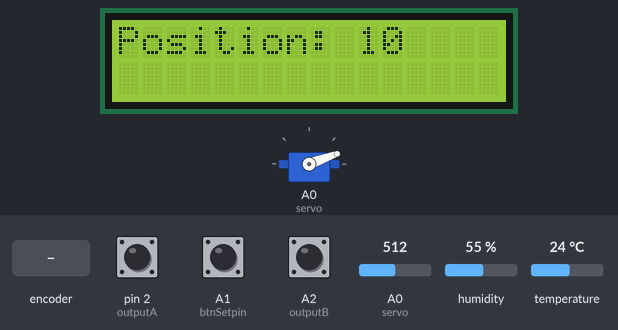
A sketch run on a simulated Arduino Uno, built with avr-gcc and run on an emulated ATmega328P. On the bench: 16×2 character LCD, servo. Inputs (shaded band) come from the test bench; at power-on: A1 (btnSetpin) HIGH, A0 (servo) = 512, pin 2 (outputA) HIGH, A2 (outputB) HIGH, humidity 55 %, temperature 24 °C. What the sketch prints to the serial monitor is not drawn.

Above: at 4.2 s.
4.3 s: A1 (btnSetpin) pulled LOW for 0.15 s
At 7.5 s:
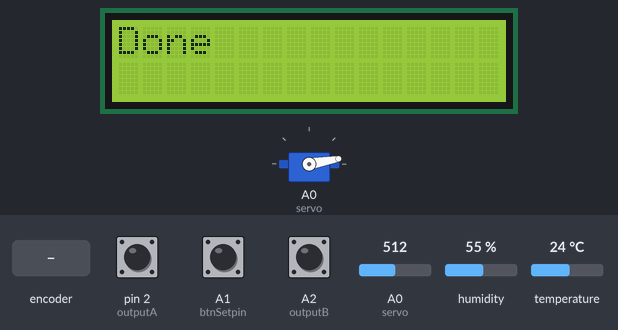
9.3 s: A0 (servo) set to 835
10.8 s: A0 (servo) set to 866
At 11.1 s:
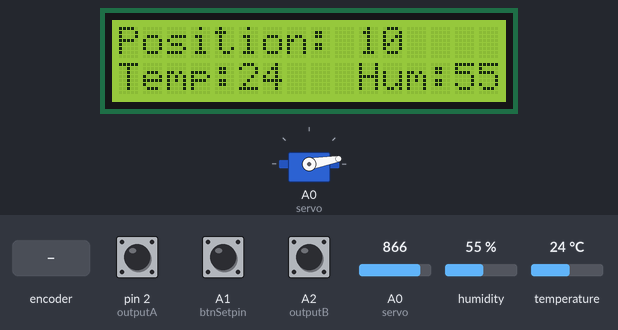
12.3 s: A1 (btnSetpin) pulled LOW for 1 s
At 14.3 s:
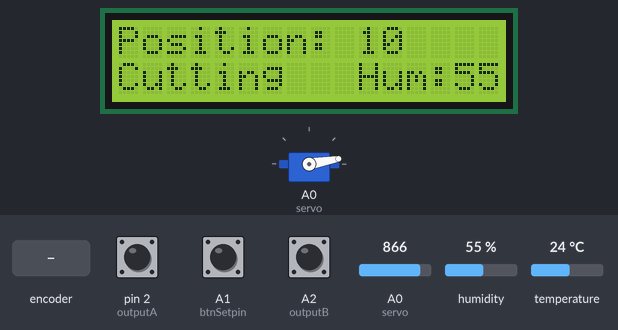
16.4 s: rotary encoder on pin 2 (outputA) / A2 (outputB) turned 3 steps (first pin leading)
At 18.2 s:
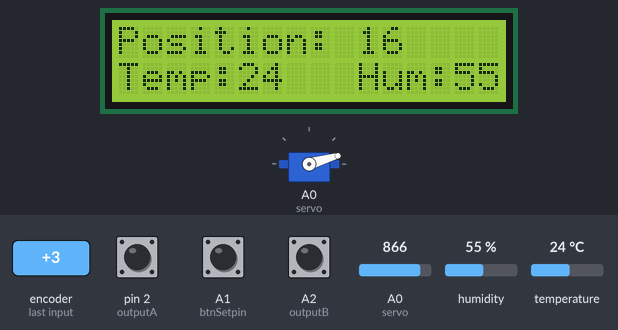
18.5 s: rotary encoder on pin 2 (outputA) / A2 (outputB) turned 3 steps (first pin leading)
At 20.1 s:
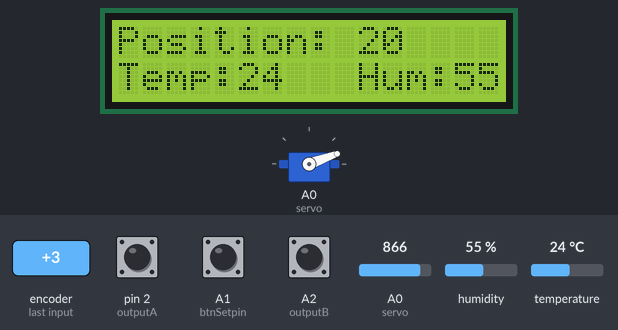
Timing chart, 0 to 21.6 s (numbered marks = the images above; inputs shaded):
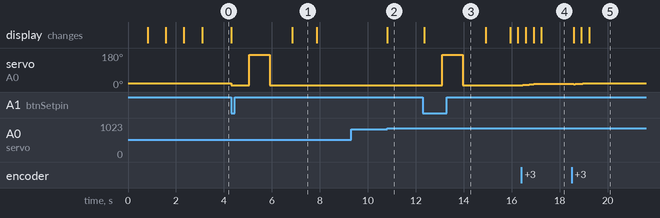

The sketch:

AutoCut.ino
```cpp
/*
 __  __     __  __     ______     ______     ______
/\ \/ /    /\ \/\ \   /\  == \   /\  __ \   /\__  _\
\ \  _"-.  \ \ \_\ \  \ \  __<   \ \  __ \  \/_/\ \/
 \ \_\ \_\  \ \_____\  \ \_____\  \ \_\ \_\    \ \_\
  \/_/\/_/   \/_____/   \/_____/   \/_/\/_/     \/_/
 */

#include <Servo.h>  //Servo library
#include <DHT.h>  //DHT
#include <LiquidCrystal.h>  //LCD

#define outputA 2 //definition of outputA from encoder
#define outputB A2  //definition of outputB from encoder
#define dhtPin A5 //DHT pin
#define dhtType DHT11   //DHT TYPE

int locMin = 10;  //Minimum angle
int locMax = 170; //Maximum angle
int btnSetpin = A1; //btnSet pin
int location = 10;  //location of servo
int btnSet = 10;  //Button for writing location to locSet
int locSet = 10;  //Saved location
int aState; //State of encoder
int aLastState; //Last state of encoder
int startLoc = 20;  //Start location

Servo servo;  //Servo
DHT dht (dhtPin, dhtType);  //DHT
LiquidCrystal lcd(8, 9, 4, 5, 6, 7);  //LCD

//Keys on LCD
int lcd_key     = 0;
int adc_key_in  = 0;
#define btnRIGHT  0
#define btnUP     1
#define btnDOWN   2
#define btnLEFT   3
#define btnSELECT 4
#define btnNONE   5

//Reading buttons on LCD
int read_LCD_buttons()
{
 int h = dht.readHumidity();
 int t = dht.readTemperature();
 adc_key_in = analogRead(0);
 if (adc_key_in > 1000) return btnNONE;
 if (adc_key_in < 50)   return btnRIGHT;
 if (adc_key_in < 250)  return btnUP;
 if (adc_key_in < 450)  return btnDOWN;
 if (adc_key_in < 650)  return btnLEFT;
 if (adc_key_in > 850)  return btnSELECT;


 return btnNONE;
}


void setup() {
  Serial.begin(9600); //Serial monitor begin
  Serial.println("Choose your default position");

  lcd.begin(16, 2); //LCD start

  servo.attach(A0); //Servo attachment
  servo.write(locSet);  //Write of last set angle

  dht.begin();

  pinMode(btnSetpin, INPUT);  //btnSet pinmode
  pinMode(outputB, INPUT);  //outputB pinmode
  pinMode(outputA, INPUT);  //outputA pinmode

  aLastState = digitalRead(outputA);

  servo.write(startLoc);  //Servo starting position

  lcd.setCursor(0,0);
    lcd.print("Loading");
      lcd.setCursor(7,0);
        delay(750);
          lcd.print(".");
            delay(750);
              lcd.setCursor(8,0);
                lcd.print(".");
                  delay(750);
                    lcd.setCursor(9,0);
                      lcd.print(".");
                        delay(750);

  lcd.setCursor(0,0);
  lcd.clear();
  lcd.print("Position:");
  lcd.setCursor(10, 0);
  lcd.print(location);
}

void loop() {
  aState = digitalRead(outputA);
  btnSet = digitalRead(btnSetpin);
    dhtRun();
    if (aState != aLastState){  //Servo movement
      if (digitalRead(outputB) != aState) {
        if (location == 10) {
            location = 10;
        }
        else {
          location --;
          servo.write(location);
          locSet = location;
        }
       }
        else if (location == 170){
                 location == 170;
        }
        else {
          location ++;
          servo.write(location);
          locSet = location;
        }
          Serial.print("Position: ");
            Serial.println(location);
              locLcd(); //LCD display function
   }

   aLastState = aState;
    lcd.setCursor(0, 1);
      btnlcdProcess();  //button with lcd function
        read_LCD_buttons();
  }

void btnlcdProcess() {
     if (btnSet == LOW){  //Servo cutting process + LCD
    servo.write(locSet);
      Serial.println("Cutting");
        lcd.print("Cutting");
          delay(750);
            servo.write(locMax);
              Serial.print(".");
                delay(750);
                  Serial.print(".");
                    delay(100);
                      servo.write(locMin);
                        Serial.print(".");
                          delay(100);
                        Serial.println(".");
                      delay(750);
                    servo.write(locSet);
                  delay(100);
                Serial.println("DONE");
              lcd.clear();
            lcd.print("Done");
          delay(1000);
        lcd.setCursor(0,0);
      lcd.print("Position:");
    lcd.setCursor(10, 0);
    lcd.print(location);
 }
}

void locLcd() {
    lcd.setCursor(0,0);
     lcd.clear();
      lcd.print("Position: ");
       lcd.setCursor(10,0);
        lcd.print(location);
}

void dhtRun() {
  int h = dht.readHumidity();
  int t = dht.readTemperature();

  if (adc_key_in > 850) {
     Serial.print("Temperature: ");
      Serial.print(t);
       Serial.println(" °C");
        Serial.print("Humidity: ");
         Serial.print(h);
          Serial.println(" %");
         lcd.setCursor(0,1);
        lcd.print("Temp: ");
       lcd.setCursor(5,1);
      lcd.print(t);
     lcd.setCursor(10,1);
      lcd.print("Hum: ");
       lcd.setCursor(14,1);
        lcd.print(h);
  }
}

void loadingScr() {
  lcd.setCursor(0,0);
    lcd.print("Loading");
      lcd.setCursor(0,7);
        delay(750);
          lcd.print(".");
            delay(750);
              lcd.setCursor(0,8);
                lcd.print(".");
                  delay(750);
                    lcd.setCursor(0,9);
                      lcd.print(".");
                        delay(750);
  }
```

Measured:
- the behaviour switches between 850 and 851 on A0 (servo) (found by bisection; images 1 and 2)
- after the input at 4.3 s, servo on A0 (servo): 20° → 10° at once, → 170° 0.75 s later, → 10° 0.85 s later; the display: first changes at once (image 1 shows a later state)
- after the input at 9.3 s, every drawn part: stays the same
- after the input at 10.8 s, the display: changes at once (image 2)
- after the input at 12.3 s, servo on A0 (servo): 10° → 170° after 0.81 s, → 10° 0.85 s later; the display: changes after 0.06 s (image 3)
- after the input at 16.4 s, servo on A0 (servo): 10° → 12° after 0.07 s, → 14° 0.22 s later, → 16° 0.18 s later; the display: first changes after 0.19 s (image 4 shows a later state)
- after the input at 18.5 s, servo on A0 (servo): 16° → 18° after 0.28 s, → 20° 0.18 s later; the display: first changes after 0.09 s (image 5 shows a later state)
- what the display in image 1 shows lasts 1.0 s, from 6.9 s to 7.9 s
